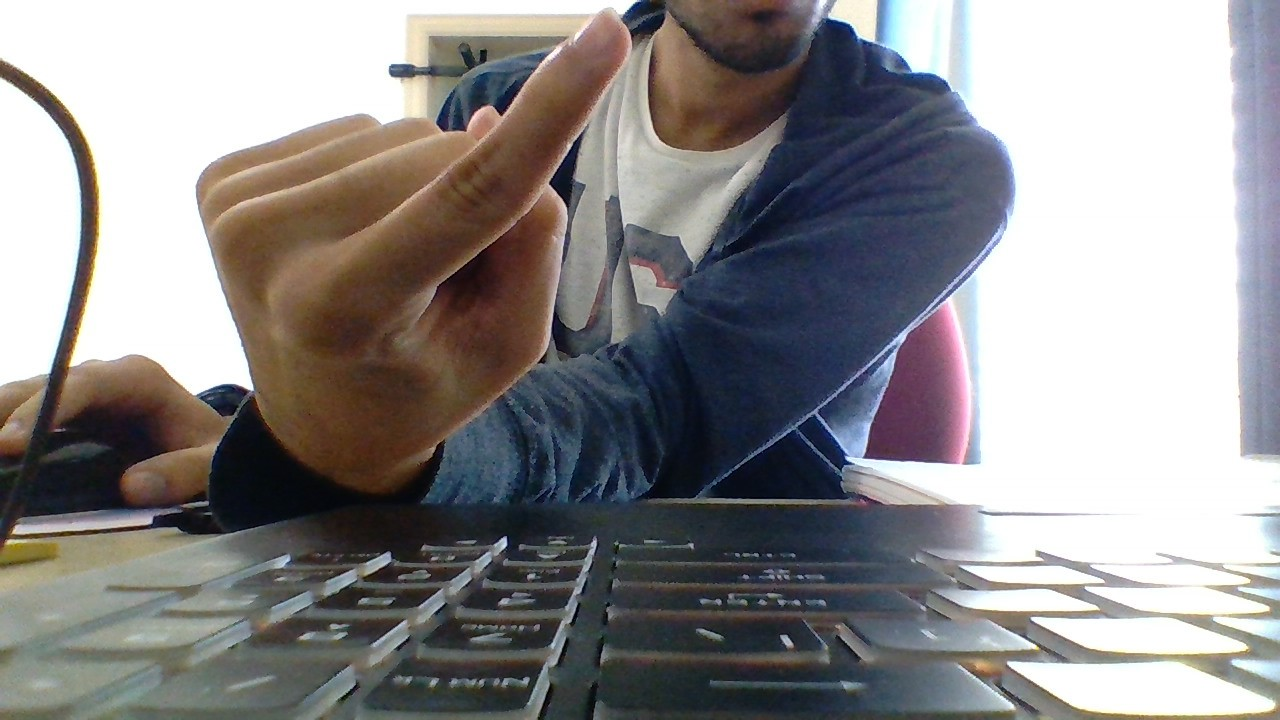
#> input picture dataPoints/All/WIN_20200327_13_46_44_Pro.jpg, 1280 x 720 px; its folder holds only this picture in this run
$ jupyter execute 'Finger Counter Deep NN.ipynb'   (older library calls are emulated)
#> lines starting #> are read from the running program, lines starting #| are printed output that depends on the picture
[cell 1]
import numpy as np
from IPython.display import clear_output
import cv2
import os
from PIL import Image
from sklearn.utils import shuffle
import tkinter as tk
import json

[cell 2]
def processX(frame):
    frame = frame.reshape(frame.shape[0],-1)
    frame = frame.reshape(frame.shape[0] * frame.shape[1], 1)
    frame = frame/255
    return frame

[cell 3]
data = []
y = np.loadtxt("dataPoints/labels.txt",delimiter = ",")
y = y.reshape(y.shape[0],1)
path = r'dataPoints/All'
counter = 0
scale_percent = 10 # percent of original size
width = int(1280 * scale_percent / 100)
height = int(720 * scale_percent / 100)
dim = (width, height)
files = []
# r=root, d=directories, f = files
for r, d, f in os.walk(path):
    for file in f:
        img = cv2.imread(path+'/'+file, cv2.IMREAD_UNCHANGED)
#> img is the input picture: shape (720, 1280, 3); mean B, G, R 139.2, 138.7, 141.1
        resized = cv2.resize(img, dim, interpolation = cv2.INTER_AREA)
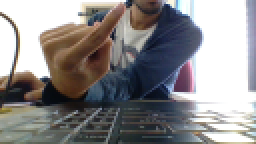
#> resized: shape (72, 128, 3) (shown 2 times larger); mean B, G, R 139.2, 138.7, 141.1
        data.append(resized)
print(len(data))
#| 1
#Lets look at an example picture
cv2.imshow("Resized image", data[0])
cv2.waitKey(0)
cv2.destroyAllWindows()
print(data[0].shape)
#| (72, 128, 3)

[cell 4]
#Convert List of images to one numpy
X_orig = np.array(data)
#Flatten the input
X = X_orig.reshape(X_orig.shape[0],-1).T
X.shape
#Standardize
X = X/255

[cell 5]
# shuffle the data
X = X.T
randomize = np.arange(len(X))
#> randomize = [0]
np.random.shuffle(randomize)
X = X[randomize]
y = y[randomize]
#> y = [1]
X = X.T

[cell 6]
X.shape
#> Out = (27648, 1)

[cell 7]
def relu(Z):
    return np.maximum(0,Z)

[cell 8]
def sigmoid(Z):
    return 1/(1+np.exp(-Z))

[cell 9]
def reluPrime(dA, Z):
    dZ = np.array(dA, copy = True)
    dZ[Z <= 0] = 0
    return dZ

[cell 10]
def sigmoidPrime(dA, Z):
    sig = sigmoid(Z)
    return dA * sig * (1 - sig)

[cell 11]
def processY(Y,num):
    return (Y == num).astype(np.int)

[cell 12]
def initParams(dims):
    params = {}
    #initialize the Weights and biases
    np.random.seed(1)
    for l in range(1,len(dims)):
        params["W" + str(l)] = np.random.randn(dims[l],dims[l-1]) * 0.01
        params["b" + str(l)] = np.zeros((dims[l],1))
    #Assert Param sizes
    assert(params['W' + str(l)].shape == (dims[l], dims[l-1]))
    assert(params['b' + str(l)].shape == (dims[l], 1))
    return params

[cell 13]
def forwardProp(params,X):
    #One cycle of Forward Prop
    L = int(len(params)/2)
    cache = {}
    A_prev = X
    A = X
    cache["A0"] = X
    for l in range(1,L):
        # Get Vars from the dict
        W = params["W"+str(l)]
        b = params["b"+str(l)]
        # Compute single forward prop step
        Z = np.dot(W,A_prev) + b
        A = relu(Z)
        A_prev = A
        #store in the cache dict
        cache["Z"+str(l)] = Z
        cache["A"+str(l)] = A

    #Last Sigmoid Step
    #Get vars
    W = params["W"+str(L)]
    b = params["b"+str(L)]
    #Compute
    Z = np.dot(W,A_prev) + b
    A = sigmoid(Z)
    #store
    cache["Z"+str(L)] = Z
    cache["A"+str(L)] = A
    return cache,A

[cell 14]
def cost(Yhat,Y):
    #Compute the cost
    Yhat = Yhat.T
    m = Y.shape[0]
    cost = (-1/m) * np.sum(np.multiply(np.log(Yhat),Y) + np.multiply(np.log(1-Yhat),(1-Y)))
    cost = np.squeeze(cost)
    return cost

[cell 15]
def backProp(cache, params, Y, AL):
    # initialization
    grads = {}
    Y = Y.reshape(AL.shape)
    m = (Y.shape[1])
    L = int(len(cache)/2)
    dA = - (np.divide(Y, AL) - np.divide(1 - Y, 1 - AL))
    ZL = cache["Z"+str(L)]
    dZ = sigmoidPrime(dA,ZL)
    dW = (1/m) * np.dot(dZ,cache["A"+str(L-1)].T)
    db = (1/m) * np.sum(dZ,axis=1,keepdims=True)
    dA_prev = np.dot(params["W"+str(L)].T,dZ)
    #store
    grads["dW"+str(L)] = dW
    grads["db"+str(L)] = db
    grads["dA"+str(L-1)] = dA_prev

    #For the relu function
    for l in range(L-1,0,-1):
        dA = grads["dA"+str(l)]
        Z = cache["Z"+str(l)]
        dZ = reluPrime(dA,Z)
        dW = (1/m) * np.dot(dZ,cache["A"+str(l-1)].T)
        db = (1/m) * np.sum(dZ,axis=1,keepdims=True)
        dA_prev = np.dot(params["W"+str(l)].T,dZ)
        #store em
        grads["dW"+str(l)] = dW
        grads["db"+str(l)] = db
        grads["dA"+str(l-1)] = dA_prev

    return grads

[cell 16]
def updateParams(params,grads,learning_rate):
    #update params
    L = int(len(params)/2)
    for l in range(L):
        params["W"+str(l+1)] = params["W"+str(l+1)] - learning_rate * grads["dW"+str(l+1)]
        params["b"+str(l+1)] = params["b"+str(l+1)] - learning_rate * grads["db"+str(l+1)]
    return params

[cell 17]
def NN_model(dims,X,Y,learning_rate,numIters):
    #initialize Parameters
    params = initParams(dims)
    #now to loop
    for i in range(numIters):
        #forward propagation
        cache,yHat = forwardProp(params,X)
        #back propagation
        grads = backProp(cache,params,Y,yHat)
        #update parameters
        params = updateParams(params,grads,learning_rate)
        #print cost occasionally
        if i%100 == 0:
            costVal = cost(yHat,Y)
            print("Cost after iteration {}: {}".format(i, costVal))
    return params

[cell 18]
def predict(X,params):
    confidence=[]
    for i in range(5):
        curr_params = params[i]
        L = int(len(curr_params)/2)
        A_prev = X
        A = X
        for l in range(1,L):
            # Get Vars from the dict
            W = curr_params["W"+str(l)]
            b = curr_params["b"+str(l)]
            # Compute single forward prop step
            Z = np.dot(W,A_prev) + b
            A = relu(Z)
            A_prev = A
        W = curr_params["W"+str(L)]
        b = curr_params["b"+str(L)]
        #Compute
        Z = np.dot(W,A_prev) + b
        A = sigmoid(Z)
        confidence.append(A)
    return confidence

[cell 19]
def storeParams(paramsList):
    for i in range(1,6):
        data = paramsList[i-1]
        np.save('parameters/params'+str(i)+'.npy',data)

[cell 20]
all_Y = {}
all_Y["Y1"] = processY(y,1)
all_Y["Y2"] = processY(y,2)
all_Y["Y3"] = processY(y,3)
all_Y["Y4"] = processY(y,4)
